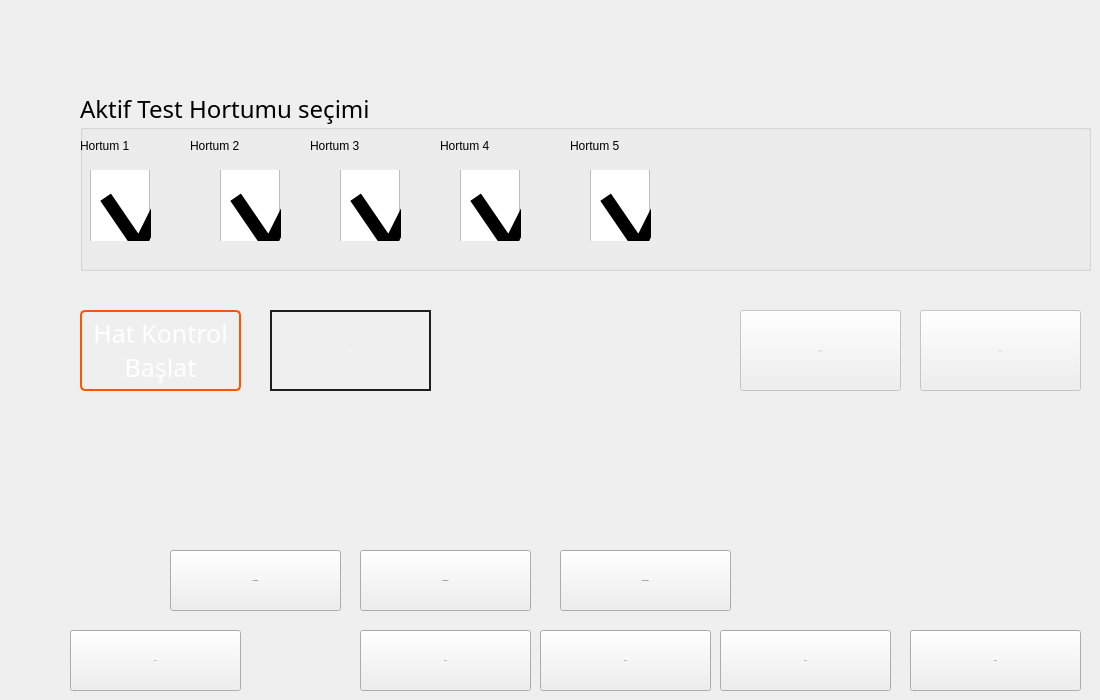
        <widget class="QWidget" name="page_4">
         <widget class="QPushButton" name="b_pipe_1">
          <property name="geometry">
           <rect>
            <x>70</x>
            <y>630</y>
            <width>171</width>
            <height>61</height>
           </rect>
          </property>
          <property name="minimumSize">
           <size>
            <width>94</width>
            <height>50</height>
           </size>
          </property>
          <property name="font">
           <font>
            <family>Gill Sans MT</family>
            <pointsize>-1</pointsize>
           </font>
          </property>
          <property name="styleSheet">
           <string notr="true">/*QPushButton {
color: #fff;
font-family: &quot;Gill Sans MT&quot;;
font-size: 21px;
border: 2px solid #c3fcf1;
border-radius: 11px;
padding: 5px;
background: qradialgradient(cx: 0.3, cy: -0.6,
fx: 0.3, fy: -0.4,
radius: 1.35, stop: 0 #65BAAB, stop: 1 #0E62A0);
min-width: 80px;
}
QPushButton:hover {
background: qradialgradient(cx: 0.3, cy: -0.4,
fx: 0.3, fy: -0.4,
radius: 1.35, stop: 0 #65BAAB, stop: 1 #0E62A0);
}
QPushButton:pressed {
background: qradialgradient(cx: 0.4, cy: -0.1,
fx: 0.4, fy: -0.1,
radius: 1.35, stop: 0 #65BAAB, stop: 1 #ddd);
}
QPushButton:disabled {
color: #888;
background: qradialgradient(cx: 0.4, cy: -0.1,
fx: 0.4, fy: -0.1,
radius: 1.35, stop: 0 #65BAAB, stop: 1 #ddd);
}*/</string>
          </property>
          <property name="text">
           <string>HAT 1</string>
          </property>
          <property name="checkable">
           <bool>true</bool>
          </property>
         </widget>
         <widget class="QPushButton" name="b_pipe_2">
          <property name="geometry">
           <rect>
            <x>360</x>
            <y>630</y>
            <width>171</width>
            <height>61</height>
           </rect>
          </property>
          <property name="minimumSize">
           <size>
            <width>94</width>
            <height>50</height>
           </size>
          </property>
          <property name="font">
           <font>
            <family>Gill Sans MT</family>
            <pointsize>-1</pointsize>
           </font>
          </property>
          <property name="styleSheet">
           <string notr="true">/*QPushButton {
color: #fff;
font-family: &quot;Gill Sans MT&quot;;
font-size: 21px;
border: 2px solid #c3fcf1;
border-radius: 11px;
padding: 5px;
background: qradialgradient(cx: 0.3, cy: -0.6,
fx: 0.3, fy: -0.4,
radius: 1.35, stop: 0 #65BAAB, stop: 1 #0E62A0);
min-width: 80px;
}
QPushButton:hover {
background: qradialgradient(cx: 0.3, cy: -0.4,
fx: 0.3, fy: -0.4,
radius: 1.35, stop: 0 #65BAAB, stop: 1 #0E62A0);
}
QPushButton:pressed {
background: qradialgradient(cx: 0.4, cy: -0.1,
fx: 0.4, fy: -0.1,
radius: 1.35, stop: 0 #65BAAB, stop: 1 #ddd);
}
QPushButton:disabled {
color: #888;
background: qradialgradient(cx: 0.4, cy: -0.1,
fx: 0.4, fy: -0.1,
radius: 1.35, stop: 0 #65BAAB, stop: 1 #ddd);
}*/</string>
          </property>
          <property name="text">
           <string>HAT 2</string>
          </property>
          <property name="checkable">
           <bool>true</bool>
          </property>
         </widget>
         <widget class="QPushButton" name="b_pipe_3">
          <property name="geometry">
           <rect>
            <x>540</x>
            <y>630</y>
            <width>171</width>
            <height>61</height>
           </rect>
          </property>
          <property name="minimumSize">
           <size>
            <width>94</width>
            <height>50</height>
           </size>
          </property>
          <property name="font">
           <font>
            <family>Gill Sans MT</family>
            <pointsize>-1</pointsize>
           </font>
          </property>
          <property name="styleSheet">
           <string notr="true">/*QPushButton {
color: #fff;
font-family: &quot;Gill Sans MT&quot;;
font-size: 21px;
border: 2px solid #c3fcf1;
border-radius: 11px;
padding: 5px;
background: qradialgradient(cx: 0.3, cy: -0.6,
fx: 0.3, fy: -0.4,
radius: 1.35, stop: 0 #65BAAB, stop: 1 #0E62A0);
min-width: 80px;
}
QPushButton:hover {
background: qradialgradient(cx: 0.3, cy: -0.4,
fx: 0.3, fy: -0.4,
radius: 1.35, stop: 0 #65BAAB, stop: 1 #0E62A0);
}
QPushButton:pressed {
background: qradialgradient(cx: 0.4, cy: -0.1,
fx: 0.4, fy: -0.1,
radius: 1.35, stop: 0 #65BAAB, stop: 1 #ddd);
}
QPushButton:disabled {
color: #888;
background: qradialgradient(cx: 0.4, cy: -0.1,
fx: 0.4, fy: -0.1,
radius: 1.35, stop: 0 #65BAAB, stop: 1 #ddd);
}*/</string>
          </property>
          <property name="text">
           <string>HAT 3</string>
          </property>
          <property name="checkable">
           <bool>true</bool>
          </property>
         </widget>
         <widget class="QPushButton" name="b_pipe_4">
          <property name="geometry">
           <rect>
            <x>720</x>
            <y>630</y>
            <width>171</width>
            <height>61</height>
           </rect>
          </property>
          <property name="minimumSize">
           <size>
            <width>94</width>
            <height>50</height>
           </size>
          </property>
          <property name="font">
           <font>
            <family>Gill Sans MT</family>
            <pointsize>-1</pointsize>
           </font>
          </property>
          <property name="styleSheet">
           <string notr="true">/*QPushButton {
color: #fff;
font-family: &quot;Gill Sans MT&quot;;
font-size: 21px;
border: 2px solid #c3fcf1;
border-radius: 11px;
padding: 5px;
background: qradialgradient(cx: 0.3, cy: -0.6,
fx: 0.3, fy: -0.4,
radius: 1.35, stop: 0 #65BAAB, stop: 1 #0E62A0);
min-width: 80px;
}
QPushButton:hover {
background: qradialgradient(cx: 0.3, cy: -0.4,
fx: 0.3, fy: -0.4,
radius: 1.35, stop: 0 #65BAAB, stop: 1 #0E62A0);
}
QPushButton:pressed {
background: qradialgradient(cx: 0.4, cy: -0.1,
fx: 0.4, fy: -0.1,
radius: 1.35, stop: 0 #65BAAB, stop: 1 #ddd);
}
QPushButton:disabled {
color: #888;
background: qradialgradient(cx: 0.4, cy: -0.1,
fx: 0.4, fy: -0.1,
radius: 1.35, stop: 0 #65BAAB, stop: 1 #ddd);
}*/</string>
          </property>
          <property name="text">
           <string>HAT 4</string>
          </property>
          <property name="checkable">
           <bool>true</bool>
          </property>
         </widget>
         <widget class="QPushButton" name="b_pipe_5">
          <property name="geometry">
           <rect>
            <x>910</x>
            <y>630</y>
            <width>171</width>
            <height>61</height>
           </rect>
          </property>
          <property name="minimumSize">
           <size>
            <width>94</width>
            <height>50</height>
           </size>
          </property>
          <property name="font">
           <font>
            <family>Gill Sans MT</family>
            <pointsize>-1</pointsize>
           </font>
          </property>
          <property name="styleSheet">
           <string notr="true">/*QPushButton {
color: #fff;
font-family: &quot;Gill Sans MT&quot;;
font-size: 21px;
border: 2px solid #c3fcf1;
border-radius: 11px;
padding: 5px;
background: qradialgradient(cx: 0.3, cy: -0.6,
fx: 0.3, fy: -0.4,
radius: 1.35, stop: 0 #65BAAB, stop: 1 #0E62A0);
min-width: 80px;
}
QPushButton:hover {
background: qradialgradient(cx: 0.3, cy: -0.4,
fx: 0.3, fy: -0.4,
radius: 1.35, stop: 0 #65BAAB, stop: 1 #0E62A0);
}
QPushButton:pressed {
background: qradialgradient(cx: 0.4, cy: -0.1,
fx: 0.4, fy: -0.1,
radius: 1.35, stop: 0 #65BAAB, stop: 1 #ddd);
}
QPushButton:disabled {
color: #888;
background: qradialgradient(cx: 0.4, cy: -0.1,
fx: 0.4, fy: -0.1,
radius: 1.35, stop: 0 #65BAAB, stop: 1 #ddd);
}*/</string>
          </property>
          <property name="text">
           <string>HAT 5</string>
          </property>
          <property name="checkable">
           <bool>true</bool>
          </property>
         </widget>
         <widget class="QPushButton" name="b_basinc_tank_doldur">
          <property name="geometry">
           <rect>
            <x>560</x>
            <y>550</y>
            <width>171</width>
            <height>61</height>
           </rect>
          </property>
          <property name="minimumSize">
           <size>
            <width>94</width>
            <height>50</height>
           </size>
          </property>
          <property name="font">
           <font>
            <family>Gill Sans MT</family>
            <pointsize>-1</pointsize>
           </font>
          </property>
          <property name="styleSheet">
           <string notr="true">/*QPushButton {
color: #fff;
font-family: &quot;Gill Sans MT&quot;;
font-size: 21px;
border: 2px solid #c3fcf1;
border-radius: 11px;
padding: 5px;
background: qradialgradient(cx: 0.3, cy: -0.6,
fx: 0.3, fy: -0.4,
radius: 1.35, stop: 0 #65BAAB, stop: 1 #0E62A0);
min-width: 80px;
}
QPushButton:hover {
background: qradialgradient(cx: 0.3, cy: -0.4,
fx: 0.3, fy: -0.4,
radius: 1.35, stop: 0 #65BAAB, stop: 1 #0E62A0);
}
QPushButton:pressed {
background: qradialgradient(cx: 0.4, cy: -0.1,
fx: 0.4, fy: -0.1,
radius: 1.35, stop: 0 #65BAAB, stop: 1 #ddd);
}
QPushButton:disabled {
color: #888;
background: qradialgradient(cx: 0.4, cy: -0.1,
fx: 0.4, fy: -0.1,
radius: 1.35, stop: 0 #65BAAB, stop: 1 #ddd);
}*/</string>
          </property>
          <property name="text">
           <string>Basınç Tankına</string>
          </property>
          <property name="checkable">
           <bool>true</bool>
          </property>
         </widget>
         <widget class="QPushButton" name="b_temiz_tank_bosalt">
          <property name="geometry">
           <rect>
            <x>170</x>
            <y>550</y>
            <width>171</width>
            <height>61</height>
           </rect>
          </property>
          <property name="minimumSize">
           <size>
            <width>94</width>
            <height>50</height>
           </size>
          </property>
          <property name="font">
           <font>
            <family>Gill Sans MT</family>
            <pointsize>-1</pointsize>
           </font>
          </property>
          <property name="styleSheet">
           <string notr="true">/*QPushButton {
color: #fff;
font-family: &quot;Gill Sans MT&quot;;
font-size: 21px;
border: 2px solid #c3fcf1;
border-radius: 11px;
padding: 5px;
background: qradialgradient(cx: 0.3, cy: -0.6,
fx: 0.3, fy: -0.4,
radius: 1.35, stop: 0 #65BAAB, stop: 1 #0E62A0);
min-width: 80px;
}
QPushButton:hover {
background: qradialgradient(cx: 0.3, cy: -0.4,
fx: 0.3, fy: -0.4,
radius: 1.35, stop: 0 #65BAAB, stop: 1 #0E62A0);
}
QPushButton:pressed {
background: qradialgradient(cx: 0.4, cy: -0.1,
fx: 0.4, fy: -0.1,
radius: 1.35, stop: 0 #65BAAB, stop: 1 #ddd);
}
QPushButton:disabled {
color: #888;
background: qradialgradient(cx: 0.4, cy: -0.1,
fx: 0.4, fy: -0.1,
radius: 1.35, stop: 0 #65BAAB, stop: 1 #ddd);
}*/</string>
          </property>
          <property name="text">
           <string>Kirli Tankına</string>
          </property>
          <property name="checkable">
           <bool>true</bool>
          </property>
         </widget>
         <widget class="QPushButton" name="b_tum_tanklari_bosalt">
          <property name="geometry">
           <rect>
            <x>360</x>
            <y>550</y>
            <width>171</width>
            <height>61</height>
           </rect>
          </property>
          <property name="minimumSize">
           <size>
            <width>94</width>
            <height>50</height>
           </size>
          </property>
          <property name="font">
           <font>
            <family>Gill Sans MT</family>
            <pointsize>-1</pointsize>
           </font>
          </property>
          <property name="whatsThis">
           <string extracomment="Hatları bosaltan buton"/>
          </property>
          <property name="accessibleName">
           <string extracomment="Hatları bosaltan buton"/>
          </property>
          <property name="accessibleDescription">
           <string extracomment="Hatları bosaltan buton"/>
          </property>
          <property name="styleSheet">
           <string notr="true">/*QPushButton {
color: #fff;
font-family: &quot;Gill Sans MT&quot;;
font-size: 21px;
border: 2px solid #c3fcf1;
border-radius: 11px;
padding: 5px;
background: qradialgradient(cx: 0.3, cy: -0.6,
fx: 0.3, fy: -0.4,
radius: 1.35, stop: 0 #65BAAB, stop: 1 #0E62A0);
min-width: 80px;
}
QPushButton:hover {
background: qradialgradient(cx: 0.3, cy: -0.4,
fx: 0.3, fy: -0.4,
radius: 1.35, stop: 0 #65BAAB, stop: 1 #0E62A0);
}
QPushButton:pressed {
background: qradialgradient(cx: 0.4, cy: -0.1,
fx: 0.4, fy: -0.1,
radius: 1.35, stop: 0 #65BAAB, stop: 1 #ddd);
}
QPushButton:disabled {
color: #888;
background: qradialgradient(cx: 0.4, cy: -0.1,
fx: 0.4, fy: -0.1,
radius: 1.35, stop: 0 #65BAAB, stop: 1 #ddd);
}*/</string>
          </property>
          <property name="text">
           <string>Hatları Boşalt</string>
          </property>
          <property name="checkable">
           <bool>true</bool>
          </property>
         </widget>
         <widget class="QPushButton" name="bManualPrepareLines">
          <property name="enabled">
           <bool>false</bool>
          </property>
          <property name="geometry">
           <rect>
            <x>740</x>
            <y>310</y>
            <width>161</width>
            <height>81</height>
           </rect>
          </property>
          <property name="minimumSize">
           <size>
            <width>94</width>
            <height>50</height>
           </size>
          </property>
          <property name="font">
           <font>
            <family>Gill Sans MT</family>
            <pointsize>-1</pointsize>
           </font>
          </property>
          <property name="styleSheet">
           <string notr="true">/*QPushButton {
color: #fff;
font-family: &quot;Gill Sans MT&quot;;
font-size: 21px;
border: 2px solid #c3fcf1;
border-radius: 11px;
padding: 5px;
background: qradialgradient(cx: 0.3, cy: -0.6,
fx: 0.3, fy: -0.4,
radius: 1.35, stop: 0 #65BAAB, stop: 1 #0E62A0);
min-width: 80px;
}
QPushButton:hover {
background: qradialgradient(cx: 0.3, cy: -0.4,
fx: 0.3, fy: -0.4,
radius: 1.35, stop: 0 #65BAAB, stop: 1 #0E62A0);
}
QPushButton:pressed {
background: qradialgradient(cx: 0.4, cy: -0.1,
fx: 0.4, fy: -0.1,
radius: 1.35, stop: 0 #65BAAB, stop: 1 #ddd);
}
QPushButton:disabled {
color: #888;
background: qradialgradient(cx: 0.4, cy: -0.1,
fx: 0.4, fy: -0.1,
radius: 1.35, stop: 0 #65BAAB, stop: 1 #ddd);
}*/</string>
          </property>
          <property name="text">
           <string>Hava Alma
Başlat</string>
          </property>
          <property name="checkable">
           <bool>true</bool>
          </property>
         </widget>
         <widget class="QPushButton" name="bManualPressureLinesStart">
          <property name="enabled">
           <bool>true</bool>
          </property>
          <property name="geometry">
           <rect>
            <x>80</x>
            <y>310</y>
            <width>161</width>
            <height>81</height>
           </rect>
          </property>
          <property name="minimumSize">
           <size>
            <width>94</width>
            <height>50</height>
           </size>
          </property>
          <property name="font">
           <font>
            <family>Gill Sans MT</family>
            <pointsize>-1</pointsize>
           </font>
          </property>
          <property name="styleSheet">
           <string notr="true">QPushButton {
color: rgb(255, 255, 255);
font-family: &quot;Gill Sans MT&quot;;
font-size: 25px;
border: 2px solid rgb(255, 85, 0);
/*border: 2px solid rgb(0, 115, 255);*/
border-radius: 5px;
padding: 5px;
background: qradialgradient(cx: 0.3, cy: -0.6,
fx: 0.3, fy: -0.4,
radius: 1.35, stop: 0 rgb(0, 210, 0), stop: 1 rgb(0, 100, 0));
min-width: 80px;
}
/*
QPushButton:hover {
background: qradialgradient(cx: 0.3, cy: -0.4,
fx: 0.3, fy: -0.4,
radius: 1.35, stop: 0 rgb(220, 0, 0), stop: 1 rgb(150, 0, 0));
}
QPushButton:pressed {
background: qradialgradient(cx: 0.4, cy: -0.1,
fx: 0.4, fy: -0.1,
radius: 1.35, stop: 0 #65BAAB, stop: 1 #ddd);
}
*/
QPushButton:disabled {
color: rgb(255, 255, 255);
border: 2px solid rgb(30,30,30);
background: qradialgradient(cx: 0.3, cy: -0.6,
fx: 0.3, fy: -0.4,
radius: 1.35, stop: 0 rgb(170, 170, 170), stop: 1 rgb(120,120, 120));
}</string>
          </property>
          <property name="text">
           <string>Hat Kontrol
Başlat</string>
          </property>
          <property name="checkable">
           <bool>true</bool>
          </property>
         </widget>
         <widget class="QPushButton" name="bManualEvacLines">
          <property name="enabled">
           <bool>false</bool>
          </property>
          <property name="geometry">
           <rect>
            <x>920</x>
            <y>310</y>
            <width>161</width>
            <height>81</height>
           </rect>
          </property>
          <property name="minimumSize">
           <size>
            <width>94</width>
            <height>50</height>
           </size>
          </property>
          <property name="font">
           <font>
            <family>Gill Sans MT</family>
            <pointsize>-1</pointsize>
           </font>
          </property>
          <property name="styleSheet">
           <string notr="true">/*QPushButton {
color: #fff;
font-family: &quot;Gill Sans MT&quot;;
font-size: 21px;
border: 2px solid #c3fcf1;
border-radius: 11px;
padding: 5px;
background: qradialgradient(cx: 0.3, cy: -0.6,
fx: 0.3, fy: -0.4,
radius: 1.35, stop: 0 #65BAAB, stop: 1 #0E62A0);
min-width: 80px;
}
QPushButton:hover {
background: qradialgradient(cx: 0.3, cy: -0.4,
fx: 0.3, fy: -0.4,
radius: 1.35, stop: 0 #65BAAB, stop: 1 #0E62A0);
}
QPushButton:pressed {
background: qradialgradient(cx: 0.4, cy: -0.1,
fx: 0.4, fy: -0.1,
radius: 1.35, stop: 0 #65BAAB, stop: 1 #ddd);
}
QPushButton:disabled {
color: #888;
background: qradialgradient(cx: 0.4, cy: -0.1,
fx: 0.4, fy: -0.1,
radius: 1.35, stop: 0 #65BAAB, stop: 1 #ddd);
}*/</string>
          </property>
          <property name="text">
           <string>Hattı 
Boşalt</string>
          </property>
          <property name="checkable">
           <bool>true</bool>
          </property>
         </widget>
         <widget class="QPushButton" name="bManualPressureLinesStop">
          <property name="enabled">
           <bool>false</bool>
          </property>
          <property name="geometry">
           <rect>
            <x>270</x>
            <y>310</y>
            <width>161</width>
            <height>81</height>
           </rect>
          </property>
          <property name="minimumSize">
           <size>
            <width>94</width>
            <height>50</height>
           </size>
          </property>
          <property name="font">
           <font>
            <family>Gill Sans MT</family>
            <pointsize>-1</pointsize>
           </font>
          </property>
          <property name="styleSheet">
           <string notr="true">QPushButton {
border: 2px solid rgb(255, 85, 0);
background: qradialgradient(cx: 0.3, cy: -0.6,
fx: 0.3, fy: -0.4,
radius: 1.35, stop: 0 rgb(210, 0, 0), stop: 1 rgb(100, 0, 0));
}


QPushButton:disabled {
color: rgb(255, 255, 255);
border: 2px solid rgb(30,30,30);
background: qradialgradient(cx: 0.3, cy: -0.6,
fx: 0.3, fy: -0.4,
radius: 1.35, stop: 0 rgb(170, 170, 170), stop: 1 rgb(120,120, 120));
}</string>
          </property>
          <property name="text">
           <string>Hat Kontrol
Durdur</string>
          </property>
          <property name="checkable">
           <bool>true</bool>
          </property>
         </widget>
         <widget class="QGroupBox" name="groupBox_3">
          <property name="geometry">
           <rect>
            <x>80</x>
            <y>90</y>
            <width>1011</width>
            <height>181</height>
           </rect>
          </property>
          <property name="font">
           <font>
            <family>Gill Sans MT</family>
            <pointsize>18</pointsize>
            <weight>5</weight>
            <italic>false</italic>
            <bold>false</bold>
           </font>
          </property>
          <property name="styleSheet">
           <string notr="true">

QCheckBox::indicator {
    width:60px;
    height: 100px;
}

  QCheckBox::indicator:checked
  {
image: url(:/images/img/chechbox_Pipe_checked.png);
  }
  QCheckBox::indicator:unchecked
  {
image: url(:/images/img/chechbox_Pipe_unchecked.png);
  }
</string>
          </property>
          <property name="title">
           <string>Aktif Test Hortumu seçimi</string>
          </property>
          <property name="alignment">
           <set>Qt::AlignLeading|Qt::AlignLeft|Qt::AlignVCenter</set>
          </property>
          <property name="flat">
           <bool>true</bool>
          </property>
          <property name="checkable">
           <bool>false</bool>
          </property>
          <widget class="QLabel" name="label_30">
           <property name="geometry">
            <rect>
             <x>490</x>
             <y>40</y>
             <width>111</width>
             <height>31</height>
            </rect>
           </property>
           <property name="text">
            <string>Hortum 5</string>
           </property>
           <property name="margin">
            <number>3</number>
           </property>
          </widget>
          <widget class="QCheckBox" name="Hortum1">
           <property name="enabled">
            <bool>true</bool>
           </property>
           <property name="geometry">
            <rect>
             <x>10</x>
             <y>80</y>
             <width>61</width>
             <height>71</height>
            </rect>
           </property>
           <property name="text">
            <string/>
           </property>
           <property name="icon">
            <iconset>
             <normalon>:/images/img/chechbox_Pipe_checked.png</normalon>
            </iconset>
           </property>
           <property name="iconSize">
            <size>
             <width>64</width>
             <height>64</height>
            </size>
           </property>
           <property name="checkable">
            <bool>true</bool>
           </property>
           <property name="checked">
            <bool>true</bool>
           </property>
           <property name="tristate">
            <bool>false</bool>
           </property>
          </widget>
          <widget class="QLabel" name="label_32">
           <property name="geometry">
            <rect>
             <x>230</x>
             <y>40</y>
             <width>111</width>
             <height>31</height>
            </rect>
           </property>
           <property name="text">
            <string>Hortum 3</string>
           </property>
           <property name="margin">
            <number>3</number>
           </property>
          </widget>
          <widget class="QLabel" name="label_35">
           <property name="geometry">
            <rect>
             <x>0</x>
             <y>40</y>
             <width>111</width>
             <height>31</height>
            </rect>
           </property>
           <property name="text">
            <string>Hortum 1</string>
           </property>
           <property name="margin">
            <number>3</number>
           </property>
          </widget>
          <widget class="QLabel" name="label_36">
           <property name="geometry">
            <rect>
             <x>360</x>
             <y>40</y>
             <width>111</width>
             <height>31</height>
            </rect>
           </property>
           <property name="text">
            <string>Hortum 4</string>
           </property>
           <property name="margin">
            <number>3</number>
           </property>
          </widget>
          <widget class="QLabel" name="label_37">
           <property name="geometry">
            <rect>
             <x>110</x>
             <y>40</y>
             <width>111</width>
             <height>31</height>
            </rect>
           </property>
           <property name="text">
            <string>Hortum 2</string>
           </property>
           <property name="margin">
            <number>3</number>
           </property>
          </widget>
          <widget class="QCheckBox" name="Hortum2">
           <property name="geometry">
            <rect>
             <x>140</x>
             <y>80</y>
             <width>61</width>
             <height>71</height>
            </rect>
           </property>
           <property name="text">
            <string/>
           </property>
           <property name="checkable">
            <bool>true</bool>
           </property>
           <property name="checked">
            <bool>true</bool>
           </property>
           <property name="tristate">
            <bool>false</bool>
           </property>
          </widget>
          <widget class="QCheckBox" name="Hortum3">
           <property name="enabled">
            <bool>true</bool>
           </property>
           <property name="geometry">
            <rect>
             <x>260</x>
             <y>80</y>
             <width>61</width>
             <height>71</height>
            </rect>
           </property>
           <property name="text">
            <string/>
           </property>
           <property name="checkable">
            <bool>true</bool>
           </property>
           <property name="checked">
            <bool>true</bool>
           </property>
           <property name="tristate">
            <bool>false</bool>
           </property>
          </widget>
          <widget class="QCheckBox" name="Hortum4">
           <property name="geometry">
            <rect>
             <x>380</x>
             <y>80</y>
             <width>61</width>
             <height>71</height>
            </rect>
           </property>
           <property name="text">
            <string/>
           </property>
           <property name="checkable">
            <bool>true</bool>
           </property>
           <property name="checked">
            <bool>true</bool>
           </property>
           <property name="tristate">
            <bool>false</bool>
           </property>
          </widget>
          <widget class="QCheckBox" name="Hortum5">
           <property name="geometry">
            <rect>
             <x>510</x>
             <y>80</y>
             <width>61</width>
             <height>71</height>
            </rect>
           </property>
           <property name="text">
            <string/>
           </property>
           <property name="checkable">
            <bool>true</bool>
           </property>
           <property name="checked">
            <bool>true</bool>
           </property>
           <property name="tristate">
            <bool>false</bool>
           </property>
          </widget>
         </widget>
        </widget>
